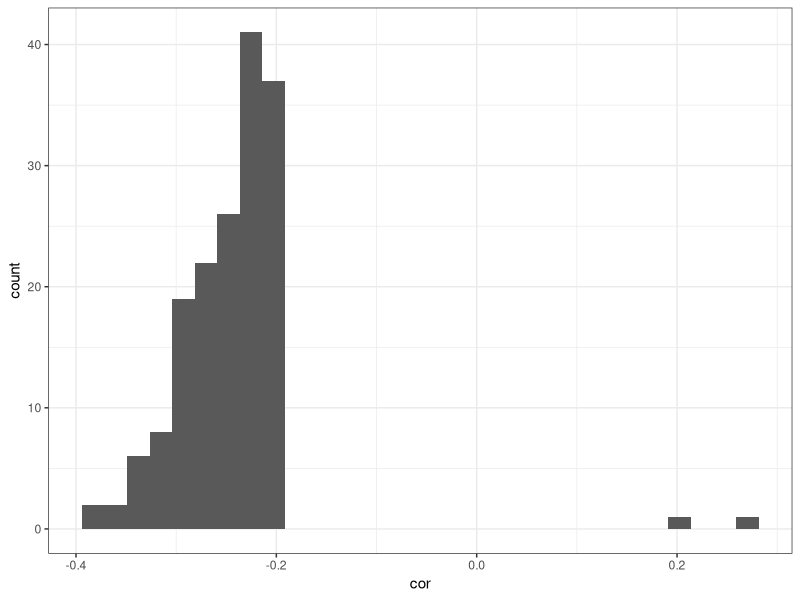
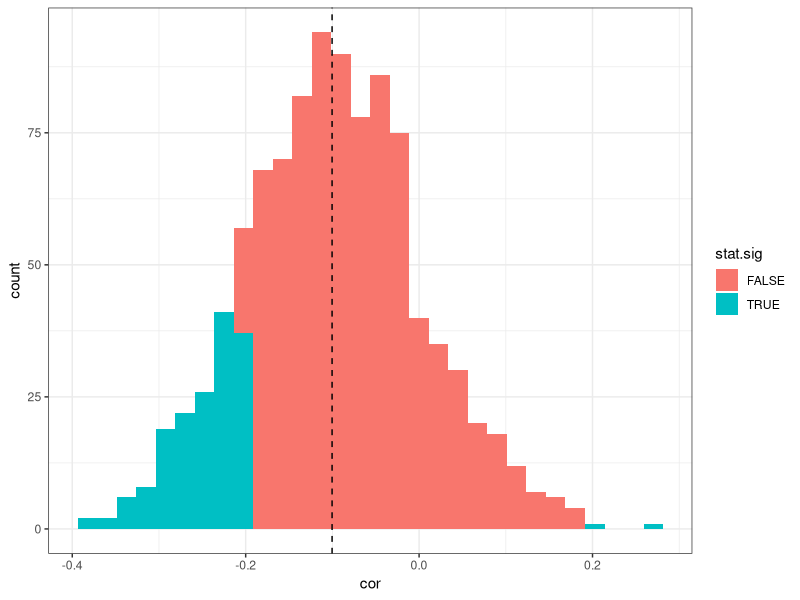
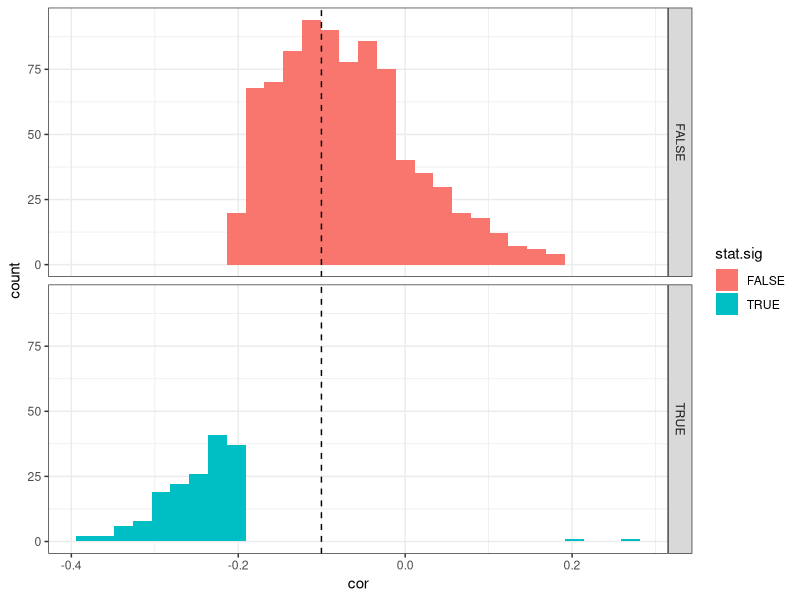
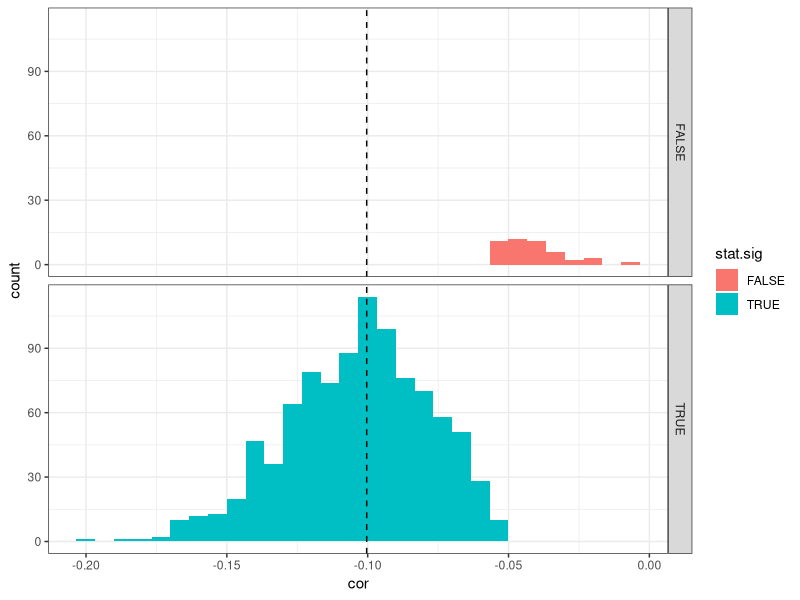

R code for these plots, in order:
## ---- chunk 1
#Data
data <- read.csv("Data/NAVCO_2.0.csv") 
#Packages
require(dplyr)
require(MASS)
require(ggplot2)
require(RColorBrewer)
## ---- chunk 2
summary(data$progress)
summary(data$pi_socwel)
results <- summary(lm(progress~pi_socwel,data=data)) #OLS - note appropriate given the variables
results
## ---- chunk 3
corr <- cor.test(data$progress,data$pi_socwel)
corr$estimate #Effect
corr$p.value #p-value
corr$parameter #Degress of Freedom
## ---- chunk 4
#means and var-cov same as original data.
#Looping method
sims <- 1000
results.table <- data.frame(cor=NA,pval=NA,sim_num = 1:sims)
for(i in 1:sims){
  sim.data <- mvrnorm(100,mu=c(0.7604,0.4568),Sigma=matrix(c(1,-0.1003577,-0.1003577,1),nrow=2)) %>% as.data.frame(.)
  sim.corr <- cor.test(sim.data$V1,sim.data$V2)
  results.table[i,1] <- sim.corr$estimate
  results.table[i,2] <- sim.corr$p.value
}
summary(results.table)
## ---- chunk 5
alpha <- .05
sim.effect <- filter(results.table,pval < alpha)
ggplot(sim.effect,aes(x=cor)) + geom_histogram() + theme_bw() 

#I think this is what the question is asking (similar to the practice)
results.table$stat.sig <- results.table$pval < alpha
effect.plot <- ggplot(results.table, aes(x=cor)) + geom_histogram(aes(fill = stat.sig)) + 
  geom_vline(xintercept = -0.1003577, linetype = 2) + theme_bw()
effect.plot

effect.plot.faceted <- ggplot(results.table, aes(x=cor)) + geom_histogram(aes(fill = stat.sig)) + 
  geom_vline(xintercept = -0.1003577, linetype = 2) + theme_bw() + facet_grid(stat.sig ~ .)
effect.plot.faceted
## ---- chunk 6
sims <- 1000
results.table2 <- data.frame(cor=NA,pval=NA,sim_num = 1:sims)
for(i in 1:sims){
  sim.data <- mvrnorm(1305,mu=c(0.7604,0.4568),Sigma=matrix(c(1,-0.1003577,-0.1003577,1),nrow=2)) %>% as.data.frame(.)
  sim.corr <- cor.test(sim.data$V1,sim.data$V2)
  results.table2[i,1] <- sim.corr$estimate
  results.table2[i,2] <- sim.corr$p.value
}
summary(results.table2)
results.table2$stat.sig <- results.table2$pval < alpha
effect.plot.faceted2 <- ggplot(results.table2, aes(x=cor)) + geom_histogram(aes(fill = stat.sig)) + 
  geom_vline(xintercept = -0.1003577, linetype = 2) + theme_bw() + facet_grid(stat.sig ~ .)
effect.plot.faceted2
